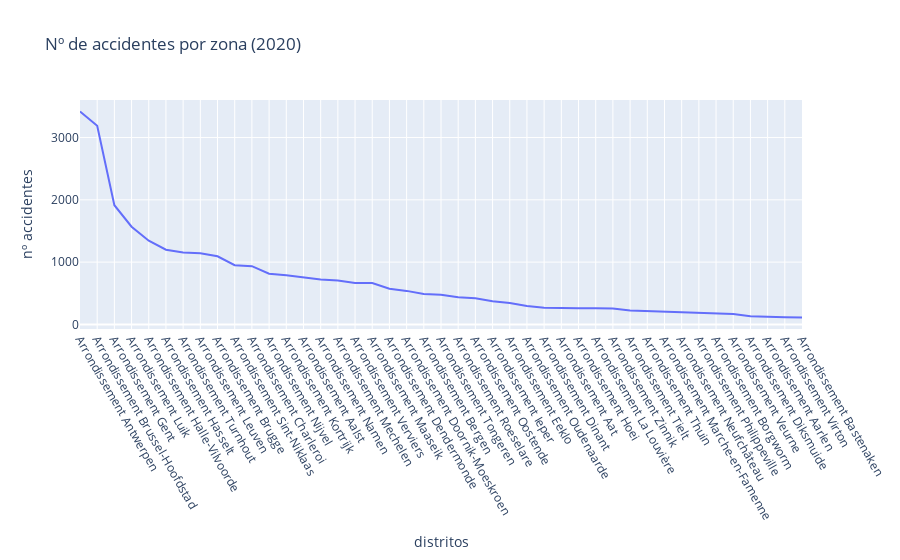

The notebook cell saved with this chart:
### Code cell
fig = px.line(x=sorted_acc_2020_por_zona["ADM_DSTR"], y=sorted_acc_2020_por_zona["Nº ACC"], labels = {"x": "distritos", "y": "nº accidentes"}, title = "Nº de accidentes por zona (2020)")
#ax.set_xlabel(xlabel, rotation=60)
fig.update_xaxes(tickangle=60)
fig.show()

### Figure 1 — Plotly figure (JSON) as saved in the notebook; plotly's stock layout.template omitted (floating-point values rounded to 4 significant figures)
{"data": [{"hovertemplate": "distritos=%{x}<br>nº accidentes=%{y}<extra></extra>", "legendgroup": "", "line": {"color": "#636efa", "dash": "solid"}, "marker": {"symbol": "circle"}, "mode": "lines", "name": "", "orientation": "v", "showlegend": false, "type": "scatter", "x": ["Arrondissement Antwerpen", "Arrondissement Brussel-Hoofdstad", "Arrondissement Gent", "Arrondissement Luik", "Arrondissement Halle-Vilvoorde", "Arrondissement Hasselt", "Arrondissement Turnhout", "Arrondissement Leuven", "Arrondissement Brugge", "Arrondissement Sint-Niklaas", "Arrondissement Charleroi", "Arrondissement Nijvel", "Arrondissement Kortrijk", "Arrondissement Aalst", "Arrondissement Namen", "Arrondissement Mechelen", "Arrondissement Verviers", "Arrondissement Maaseik", "Arrondissement Dendermonde", "Arrondissement Doornik-Moeskroen", "Arrondissement Bergen", "Arrondissement Tongeren", "Arrondissement Roeselare", "Arrondissement Oostende", "Arrondissement Ieper", "Arrondissement Eeklo", "Arrondissement Oudenaarde", "Arrondissement Dinant", "Arrondissement Aat", "Arrondissement Hoei", "Arrondissement La Louvière", "Arrondissement Zinnik", "Arrondissement Tielt", "Arrondissement Thuin", "Arrondissement Marche-en-Famenne", "Arrondissement Neufchâteau", "Arrondissement Philippeville", "Arrondissement Borgworm", "Arrondissement Veurne", "Arrondissement Diksmuide", "Arrondissement Aarlen", "Arrondissement Virton", "Arrondissement Bastenaken"], "xaxis": "x", "y": [3419, 3188, 1914, 1568, 1343, 1199, 1155, 1143, 1094, 951, 935, 814, 790, 760, 721, 706, 666, 665, 573, 538, 487, 477, 435, 419, 371, 342, 296, 269, 261, 261, 259, 256, 222, 212, 200, 191, 189, 175, 165, 131, 117, 115, 110], "yaxis": "y"}], "layout": {"legend": {"tracegroupgap": 0}, "title": {"text": "Nº de accidentes por zona (2020)"}, "xaxis": {"anchor": "y", "domain": [0, 1], "tickangle": 60, "title": {"text": "distritos"}}, "yaxis": {"anchor": "x", "domain": [0, 1], "title": {"text": "nº accidentes"}}}}
